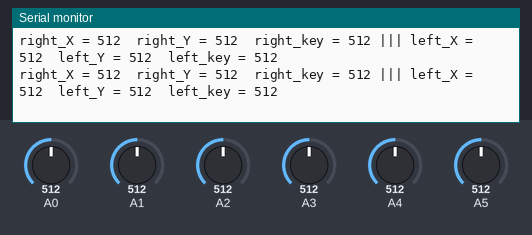
The sketch below on a simulated Arduino Uno, built with avr-gcc and run on an emulated ATmega328P. On the bench: the last lines printed to the serial monitor. Inputs (shaded band) come from the test bench; at power-on: A0 = 512, A1 = 512, A2 = 512, A3 = 512, A4 = 512, A5 = 512.

Above: at 1.2 s.
1.3 s: A0 set to 109
At 1.38 s:
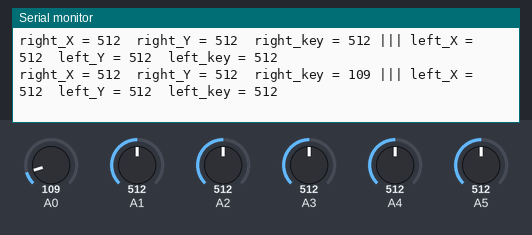
2.8 s: A0 set to 94
At 2.84 s:
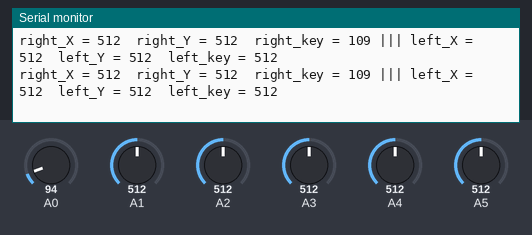
8.8 s: A1 set to 108
At 8.84 s:
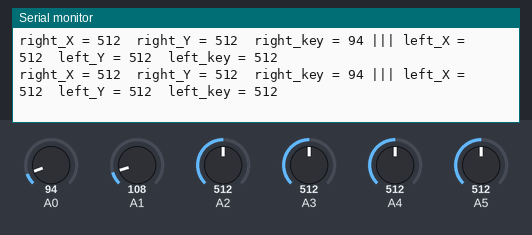
11.8 s: A1 set to 92
At 11.84 s:
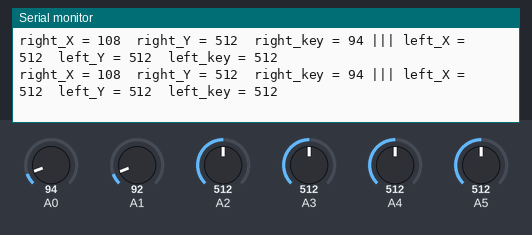
14.8 s: A2 set to 106
At 14.81 s:
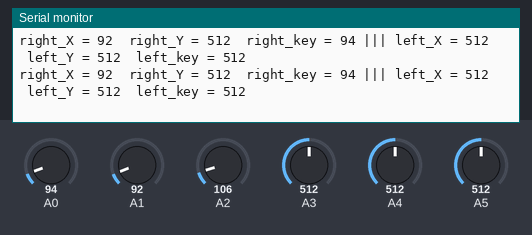
17.8 s: A2 set to 92
At 21.75 s:
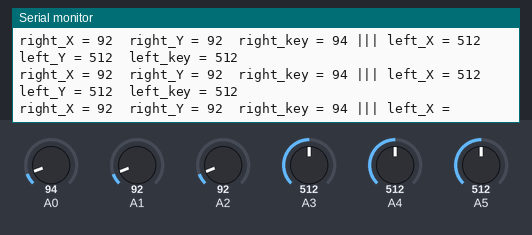
Timing chart, 0 to 21.8 s (numbered marks = the images above; inputs shaded):
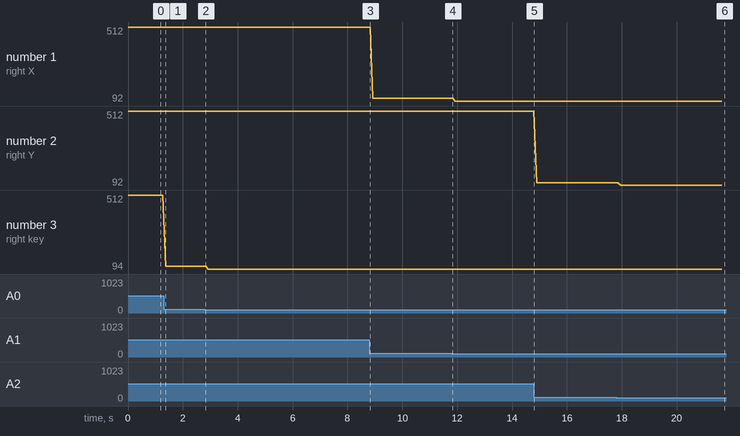

The sketch:

joy_read_with_func.ino
```cpp
const int right_X = A1; // define the right X pin to A2
const int right_Y = A2; // define the right Y pin to A5
const int right_key = A0; //define the right key pin to 7（that is the value Z）
const int left_X = A4; //define the left X pin to A3
const int left_Y = A5;  // define the left Y pin to A4
const int left_key = A3; //define the left key pin to 8（that is the value Z）
int test;
void setup()
{
  Serial.begin(9600); //  set the baud rate to 9600
}

void loop()
{ int test;
  joy_read(right_X,right_Y,right_key,"right",1);
  joy_read(left_X,left_Y,left_key,"left",0);

}


void joy_read(int w1,int w2,int w3,char test[20],int end){
  int x1;
  int y1;
  int z1;
  x1 = analogRead(w1); // read the value of right X
  y1 = analogRead(w2);  // read the value of right Y
  z1 = analogRead(w3);  //// read the value of right Z
    //Serial.println("**********right**********");
  Serial.print(test);
  Serial.print("_X = "); // on the serial monitor, print out right_X =
  Serial.print(x1 ,DEC); // print out the value of right X and line wrap
  Serial.print("  ");
  Serial.print(test);
  Serial.print("_Y = ");
  Serial.print(y1 ,DEC);
  Serial.print("  ");
  Serial.print(test);
  Serial.print("_key = ");
  Serial.print(z1 ,DEC);
  if(end==1)
  Serial.print(" ||| ");
  else
  Serial.println("");
}
```

Measured:
- the behaviour switches between 100 and 99 on A2 (found by bisection; images 5 and 6)
- after the input at 1.3 s, the serial monitor: prints a new line after 0.07 s (image 1)
- after the input at 17.8 s, the serial monitor: prints a new line after 0.16 s (image 6)
- plotted number 1: 512 → 108 after the input at 8.8 s, 108 → 92 after the input at 11.8 s
- plotted number 2: 512 → 106 after the input at 14.8 s
- plotted number 3: 512 → 109 after the input at 1.3 s, 109 → 94 after the input at 2.8 s
